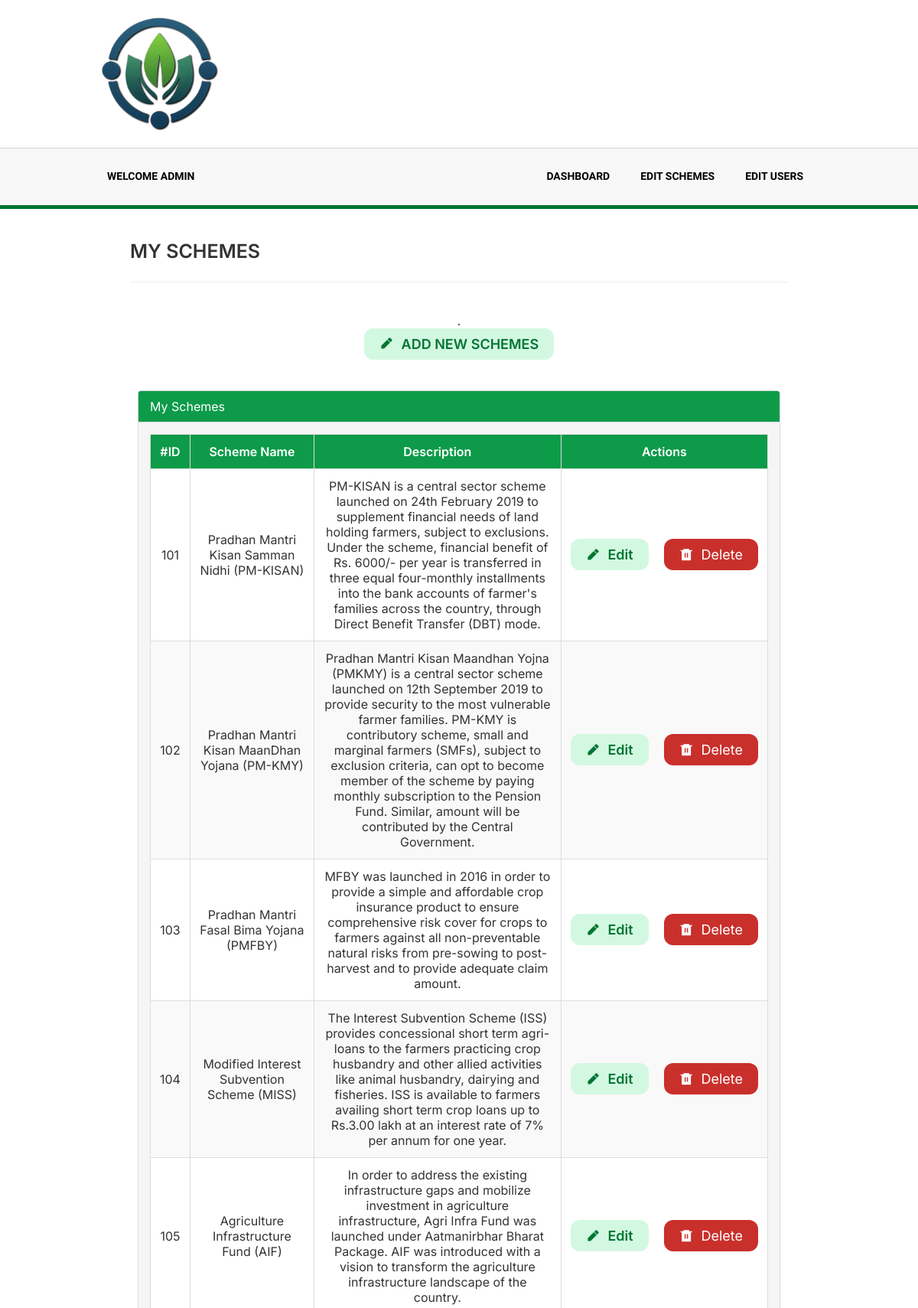
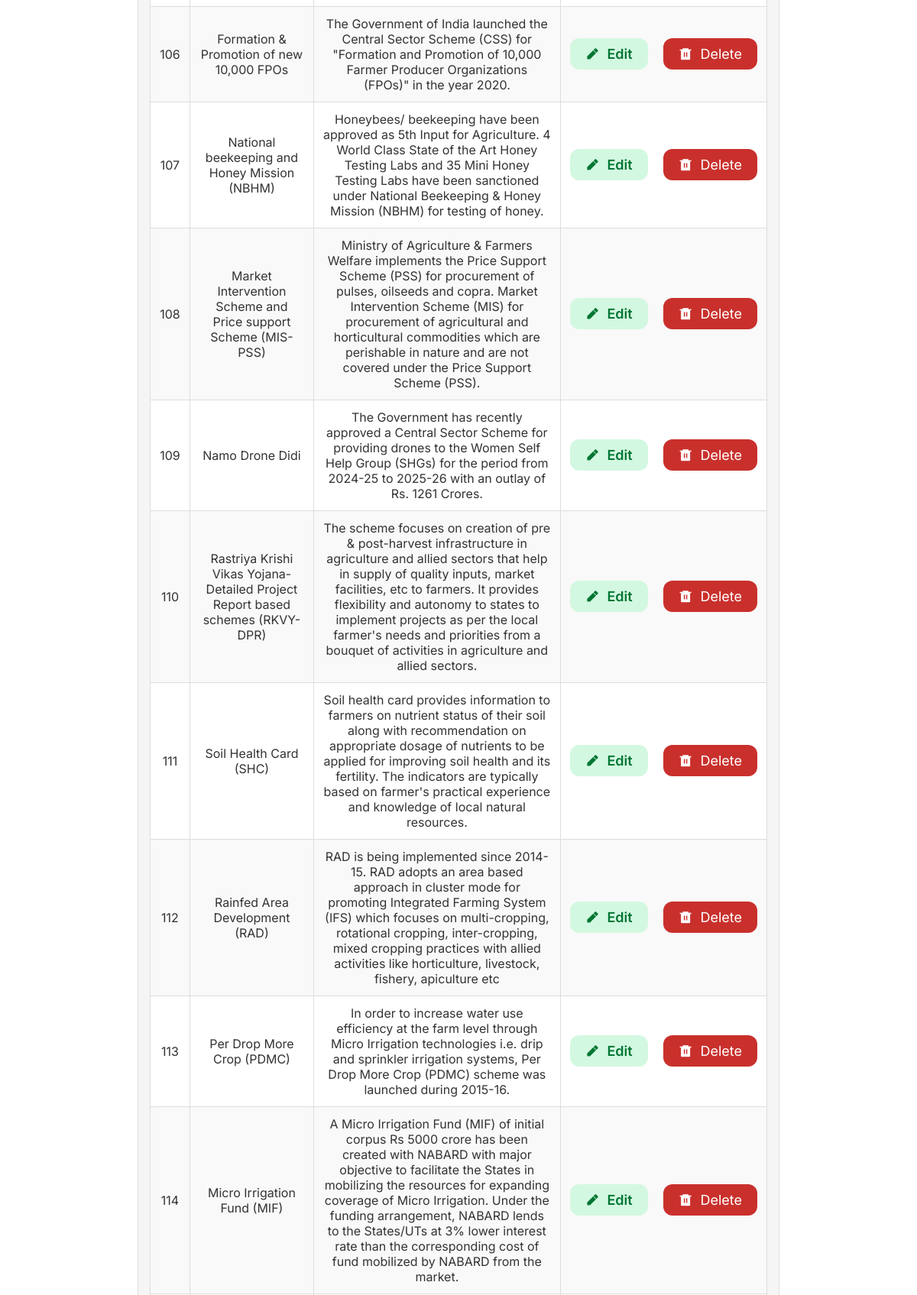
Page /admin/edit-schemes.php (signed in, upper part) on the committed database (2 pictures, top to bottom).
### tables this page shows
CREATE TABLE `schemes` (
  `scheme_id` int(11) NOT NULL,
  `name` varchar(255) DEFAULT NULL,
  `description` text DEFAULT NULL,
  `contact_info` varchar(255) DEFAULT NULL,
  `launch_date` date DEFAULT NULL,
  `last_date` date DEFAULT NULL,
  `ministry_name` varchar(255) DEFAULT NULL,
  `benefits` text DEFAULT NULL,
  `eligibility_criteria` text DEFAULT NULL
);

### admin/edit-schemes.php (the view, shortened to what this page needs)
<!DOCTYPE html>
<html lang="en">
<head>
    <link rel="stylesheet" href="../user/dash.css">
    <link rel="stylesheet" href="../includes/main.css">
    <link rel="stylesheet" href="https://cdnjs.cloudflare.com/ajax/libs/remixicon/4.2.0/remixicon.css">
</head>
<body>
  <?php include('../includes/header.php');?>
  <section class="myschemes">
    <div class="header-container">
        <h4 class="header-line">MY SCHEMES</h4>
    </div>
    .<div class="scheme-add-btn">
        <a href="add-scheme-form.php"><button class="schemes-btn edit-btn"><i class="ri-pencil-fill"></i>ADD NEW SCHEMES</button></a>
    </div>
    <div class="custom-panel">
        <div class="custom-panel-heading">
            My Schemes
        </div>
        <div class="custom-panel-body">
            <div class="table-responsive">
                <table class="custom-table" id="custom-data-table">
                    <thead>
                        <tr>
                            <th>#ID</th>
                            <th>Scheme Name</th>
                            <th>Description</th>
                            <th>Actions</th>
                        </tr>
                    </thead>
                    <tbody>
                    <?php
                    include_once('../includes/config.php');
                    $query = "SELECT scheme_id,name,description FROM schemes";
                    $result = mysqli_query($conn, $query) or die('Query failed: ' . mysqli_error($conn));
                    while ($row = mysqli_fetch_assoc($result)) {
                        $scheme_id = $row['scheme_id'];
                        $name = $row['name'];
                        $description = $row['description'];
                    ?>
                        <tr>
                            <td><?php echo $scheme_id ?></td>
                            <td><?php echo $name ?></td>
                            <td><?php echo $description ?></td>
                            <td>
                                <div class="edit-actions">
                                <a href="<?php echo "edit-scheme-form.php?scheme_id=$scheme_id"; ?>"><button class="schemes-btn edit-schemes"><i class="ri-pencil-fill"></i> Edit</button></a>
                                <a href="<?php echo "delete-scheme.php?scheme_id=$scheme_id"; ?>"><button class="schemes-btn delete-schemes" ><i class="ri-delete-bin-6-fill"></i> Delete</button></a>
                                </div>
                            </td>
                        </tr>
                    <?php
                        } mysqli_close($conn);
                    ?>
                    </tbody>
                </table>
            </div>
        </div>
    </div>
  </section>
   <?php include('../includes/footer.php');?>
</body>
</html>

### user/dash.css (style rules this page uses)
* { margin: 0; padding: 0; box-sizing: border-box; font-family: "Inter"; }
a { color: inherit; text-decoration: none; }
.myschemes { height: auto; display: flex; align-items: center; justify-content: center; flex-direction: column; padding: 20px 0px; }
.custom-panel { width: 70%; border: 1px solid #ddd; border-radius: 4px; margin-top: 40px; margin-bottom: 40px; background-color: #f5f5f5; }
.custom-panel-heading { background-color: #0d9b49; color: #fff; padding: 10px 15px; border-bottom: 1px solid #ddd; border-top-left-radius: 3px; border-top-right-radius: 3px; }
.custom-panel-body { width: auto; padding: 15px; text-align: center; }
.custom-table { width: 100%; margin: 0 auto; background-color: #fff; border-collapse: collapse; }
.custom-table th, .custom-table td { padding: 12px; text-align: center; vertical-align: middle; border: 1px solid #ddd; }
.custom-table .edit-actions { display: flex; align-items: center; justify-content: center; gap: 20px; }
.custom-table th { background-color: #0d9b49; color: #fff; font-weight: 600; }
.custom-table tbody > tr:nth-child(even) { background-color: #f9f9f9; }
.header-line { font-size: 24px; font-weight: bold; margin-bottom: 20px; }
.schemes-btn { display: flex; align-items: center; justify-content: center; gap: 10px; padding: 10px 20px; }
.edit-schemes, .edit-btn { font-weight: 600; background: #d3f8e1; color: #007633; }
.delete-schemes, .delete-btn { background: #c9302c; }

### includes/main.css (style rules this page uses)
* { margin: 0; padding: 0; box-sizing: border-box; }
body { font-family: "Inter Tight", sans-serif; color: #333; }
button, .find-btn, .view-more, logout-btn { font-size: 18px; color: white; display: inline-block; padding: 9px 25px; background-color: #007633; border: none; border-radius: 12px; cursor: pointer; transition: all 0.3s ease 0s; }
.header-container { width: 80%; padding: 20px 50px; }
.header-line { font-size: 25px; font-weight: 600; padding-bottom: 25px; border-bottom: 1px solid #eeeeee; text-transform: uppercase; }

### assets/css/main.css (style rules this page uses)
* { margin: 0px; padding: 0px; box-sizing: border-box; }
body, html { height: 100%; font-family: Ubuntu-Regular, sans-serif; }
a { font-family: Ubuntu-Regular; font-size: 14px; line-height: 1.7; color: #666666; margin: 0px; transition: all 0.4s; -webkit-transition: all 0.4s; -o-transition: all 0.4s; -moz-transition: all 0.4s; }
h1, h2, h3, h4, h5, h6 { margin: 0px; }
button { outline: none !important; border: none; background: transparent; }

### rows in the picture
schemes: scheme_id "101", name "Pradhan Mantri Kisan Samman Nidhi (PM-KISAN)", description "PM-KISAN is a central sector scheme launched on 24th February 2019 to supplement financial needs of land holding farmers, subject to exclusions. Under the scheme, financial benefit of Rs. 6000/- per year is transferred in three equal four-monthly installments into the bank accounts of farmer's families across the country, through Direct Benefit Transfer (DBT) mode."
schemes: scheme_id "102", name "Pradhan Mantri Kisan MaanDhan Yojana (PM-KMY)", description "Pradhan Mantri Kisan Maandhan Yojna (PMKMY) is a central sector scheme launched on 12th September 2019 to provide security to the most vulnerable farmer families. PM-KMY is contributory scheme, small and marginal farmers (SMFs), subject to exclusion criteria, can opt to become member of the scheme by paying monthly subscription to the Pension Fund. Similar, amount will be contributed by the Central Government."
schemes: scheme_id "103", name "Pradhan Mantri Fasal Bima Yojana (PMFBY)", description "MFBY was launched in 2016 in order to provide a simple and affordable crop insurance product to ensure comprehensive risk cover for crops to farmers against all non-preventable natural risks from pre-sowing to post-harvest and to provide adequate claim amount."
schemes: scheme_id "104", name "Modified Interest Subvention Scheme (MISS)", description "The Interest Subvention Scheme (ISS) provides concessional short term agri-loans to the farmers practicing crop husbandry and other allied activities like animal husbandry, dairying and fisheries. ISS is available to farmers availing short term crop loans up to Rs.3.00 lakh at an interest rate of 7% per annum for one year."
schemes: scheme_id "105", name "Agriculture Infrastructure Fund (AIF)", description "In order to address the existing infrastructure gaps and mobilize investment in agriculture infrastructure, Agri Infra Fund was launched under Aatmanirbhar Bharat Package. AIF was introduced with a vision to transform the agriculture infrastructure landscape of the country."
schemes: scheme_id "106", name "Formation & Promotion of new 10,000 FPOs", description "The Government of India launched the Central Sector Scheme (CSS) for \"Formation and Promotion of 10,000 Farmer Producer Organizations (FPOs)\" in the year 2020."
schemes: scheme_id "107", name "National beekeeping and Honey Mission (NBHM)", description "Honeybees/ beekeeping have been approved as 5th Input for Agriculture. 4 World Class State of the Art Honey Testing Labs and 35 Mini Honey Testing Labs have been sanctioned under National Beekeeping & Honey Mission (NBHM) for testing of honey."
schemes: scheme_id "108", name "Market Intervention Scheme and Price support Scheme (MIS-PSS)", description "Ministry of Agriculture & Farmers Welfare implements the Price Support Scheme (PSS) for procurement of pulses, oilseeds and copra. Market Intervention Scheme (MIS) for procurement of agricultural and horticultural commodities which are perishable in nature and are not covered under the Price Support Scheme (PSS)."
schemes: scheme_id "109", name "Namo Drone Didi", description "The Government has recently approved a Central Sector Scheme for providing drones to the Women Self Help Group (SHGs) for the period from 2024-25 to 2025-26 with an outlay of Rs. 1261 Crores."
schemes: scheme_id "110", name "Rastriya Krishi Vikas Yojana-Detailed Project Report based schemes (RKVY- DPR)", description "The scheme focuses on creation of pre & post-harvest infrastructure in agriculture and allied sectors that help in supply of quality inputs, market facilities, etc to farmers. It provides flexibility and autonomy to states to implement projects as per the local farmer's needs and priorities from a bouquet of activities in agriculture and allied sectors."
schemes: scheme_id "111", name "Soil Health Card (SHC)", description "Soil health card provides information to farmers on nutrient status of their soil along with recommendation on appropriate dosage of nutrients to be applied for improving soil health and its fertility. The indicators are typically based on farmer's practical experience and knowledge of local natural resources."
schemes: scheme_id "112", name "Rainfed Area Development (RAD)", description "RAD is being implemented since 2014-15. RAD adopts an area based approach in cluster mode for promoting Integrated Farming System (IFS) which focuses on multi-cropping, rotational cropping, inter-cropping, mixed cropping practices with allied activities like horticulture, livestock, fishery, apiculture etc"
schemes: scheme_id "113", name "Per Drop More Crop (PDMC)", description "In order to increase water use efficiency at the farm level through Micro Irrigation technologies i.e. drip and sprinkler irrigation systems, Per Drop More Crop (PDMC) scheme was launched during 2015-16."
schemes: scheme_id "114", name "Micro Irrigation Fund (MIF)", description "A Micro Irrigation Fund (MIF) of initial corpus Rs 5000 crore has been created with NABARD with major objective to facilitate the States in mobilizing the resources for expanding coverage of Micro Irrigation. Under the funding arrangement, NABARD lends to the States/UTs at 3% lower interest rate than the corresponding cost of fund mobilized by NABARD from the market."

### other values in the picture
$_SESSION["name"] "ADMIN"
